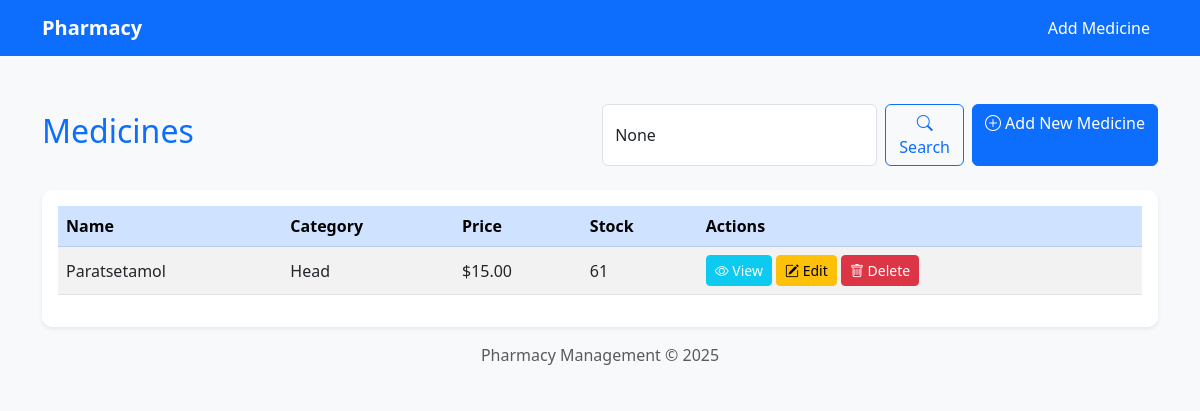
Before: / with the older database file.
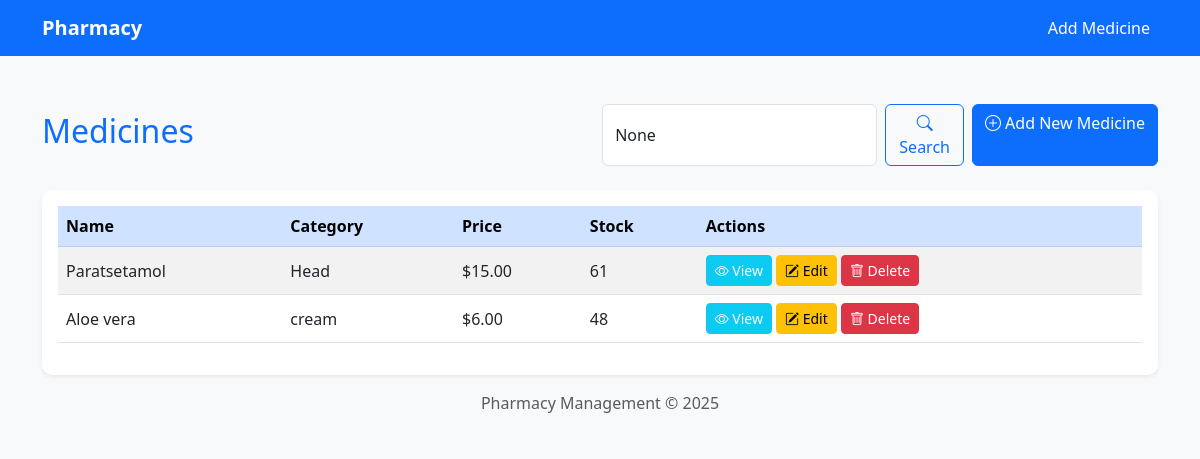
After: the same page with the newer database file.
### pharmacy/models.py (models this page shows, shortened)
class Medicine(models.Model):
    name = models.CharField(max_length=100)
    category = models.CharField(max_length=50)
    price = models.DecimalField(max_digits=10, decimal_places=2)
    stock = models.PositiveIntegerField()
    description = models.TextField(blank=True, null=True)

### pharmacy/views.py (the view)
# urls.py: path('', MedicineListView.as_view(), name='medicine_list'),
class MedicineListView(View):
    def get(self, request):
        query = request.GET.get('search')
        if query:
            medicines = Medicine.objects.filter(name__icontains=query)
        else:
            medicines = Medicine.objects.all()
        return render(request, 'pharmacy/medicine_list.html', {'medicines': medicines, 'search_query': query})

### pharmacy/templates/pharmacy/medicine_list.html
{% extends 'base.html' %}
{% block content %}
<div class="d-flex justify-content-between align-items-center mb-4">
    <h2 class="text-primary">Medicines</h2>
    <div class="d-flex">
        <form method="get" class="d-flex me-2" role="search">
            <input
                class="form-control me-2"
                type="search"
                name="search"
                placeholder="Search medicines..."
                aria-label="Search"
                value="{{ search_query }}"
            >
            <button class="btn btn-outline-primary" type="submit">
                <i class="bi bi-search"></i> Search
            </button>
        </form>
        <a href="{% url 'medicine_create' %}" class="btn btn-primary">
            <i class="bi bi-plus-circle"></i> Add New Medicine
        </a>
    </div>
</div>
<div class="card shadow-sm">
    <div class="card-body">
        <table class="table table-striped align-middle">
            <thead class="table-primary">
                <tr>
                    <th scope="col">Name</th>
                    <th scope="col">Category</th>
                    <th scope="col">Price</th>
                    <th scope="col">Stock</th>
                    <th scope="col">Actions</th>
                </tr>
            </thead>
            <tbody>
                {% for medicine in medicines %}
                <tr>
                    <td>{{ medicine.name }}</td>
                    <td>{{ medicine.category }}</td>
                    <td>${{ medicine.price }}</td>
                    <td>{{ medicine.stock }}</td>
                    <td>
                        <a href="{% url 'medicine_detail' medicine.pk %}" class="btn btn-info btn-sm text-white">
                            <i class="bi bi-eye"></i> View
                        </a>
                        <a href="{% url 'medicine_update' medicine.pk %}" class="btn btn-warning btn-sm">
                            <i class="bi bi-pencil-square"></i> Edit
                        </a>
                        <a href="{% url 'medicine_delete' medicine.pk %}" class="btn btn-danger btn-sm">
                            <i class="bi bi-trash"></i> Delete
                        </a>
                    </td>
                </tr>
                {% empty %}
                <tr>
                    <td colspan="5" class="text-center text-muted">No medicines found.</td>
                </tr>
                {% endfor %}
            </tbody>
        </table>
    </div>
</div>
{% endblock %}

### pharmacy/templates/base.html (shortened to what this page needs)
<!DOCTYPE html>
<html>
<head>
    <link href="https://cdn.jsdelivr.net/npm/bootstrap@5.3.0/dist/css/bootstrap.min.css" rel="stylesheet">
</head>
<body>
    <nav class="navbar navbar-expand-lg">
        <div class="container">
            <a class="navbar-brand fw-bold" href="{% url 'medicine_list' %}">Pharmacy</a>
            <div class="collapse navbar-collapse" id="navbarNav">
                <ul class="navbar-nav ms-auto">
                    <li class="nav-item">
                        <a class="nav-link" href="{% url 'medicine_create' %}">Add Medicine</a>
                    </li>
                </ul>
            </div>
        </div>
    </nav>
    <div class="container mt-5">
        {% block content %}
        {% endblock %}
    </div>
    <footer class="footer mt-auto py-3 bg-light">
        <div class="container text-center">
            <span class="text-muted">Pharmacy Management © 2025</span>
        </div>
    </footer>
</body>
</html>
<link href="https://cdn.jsdelivr.net/npm/bootstrap-icons/font/bootstrap-icons.css" rel="stylesheet">

### pharmacy/templates/base.html (style rules this page uses)
body { background-color: #f8f9fa; color: #0d6efd; }
.navbar { background-color: #0d6efd; }
.navbar-brand, .nav-link, .footer { color: white !important; }
.card { border: none; border-radius: 10px; box-shadow: 0 4px 8px rgba(0, 0, 0, 0.1); }
a.btn-primary { background-color: #0d6efd; border-color: #0d6efd; }

Changed rows visible on the page:
added Medicine: name "Aloe vera", category "cream", price "6.00", stock "48"
